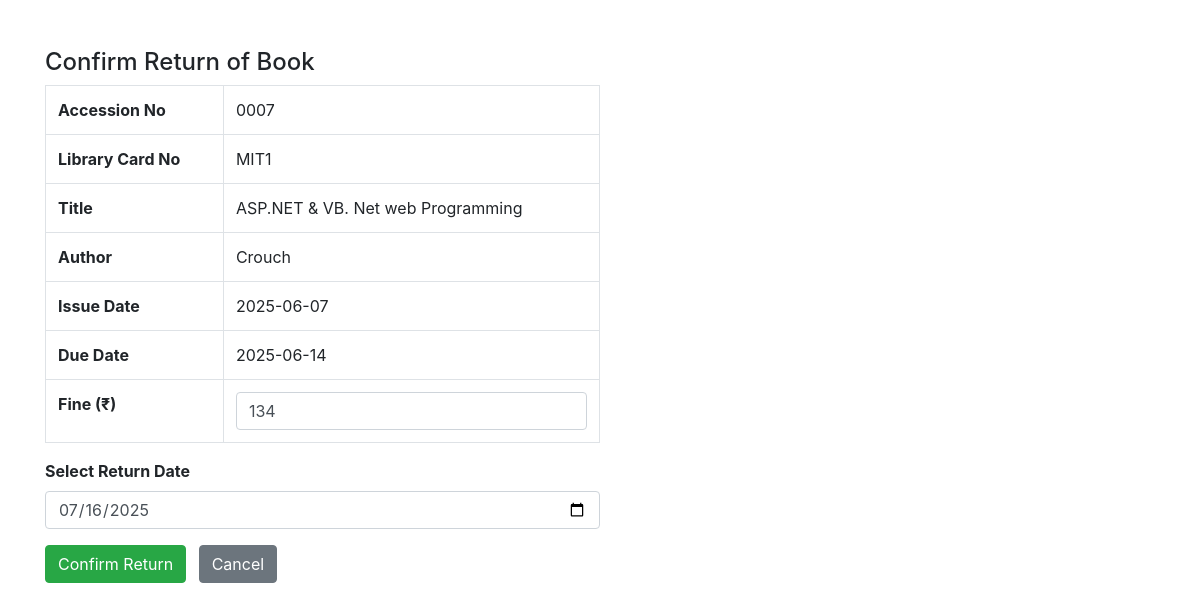
The page /admin/return_single_book.php?accession=0007&card=MIT1 on the database its author committed.
### tables this page shows
CREATE TABLE `issued_books` (
  `s_no` int(11) NOT NULL,
  `accession_number` char(4) DEFAULT NULL,
  `title` varchar(255) NOT NULL,
  `author` varchar(255) NOT NULL,
  `library_card_no` varchar(20) DEFAULT NULL,
  `status` int(11) NOT NULL,
  `issue_date` date NOT NULL,
  `due_date` date DEFAULT NULL,
  `return_date` date DEFAULT NULL,
  `fine` int(11) DEFAULT 0
);

### admin/return_single_book.php (the view, shortened to what this page needs)
<?php
$connection = mysqli_connect("localhost", "root", "", "lms");
$accession = mysqli_real_escape_string($connection, $_GET['accession']);
$card = mysqli_real_escape_string($connection, $_GET['card']);
$query = "SELECT * FROM issued_books WHERE accession_number = '$accession' AND library_card_no = '$card' AND status = 1";
$result = mysqli_query($connection, $query);
$book = mysqli_fetch_assoc($result);
$due = new DateTime($book['due_date']);
$today = new DateTime();
$fine = 0;
if ($today > $due) {
    $overdue_days = $due->diff($today)->days - 1;
    if ($overdue_days > 0) {
        $fine = ($overdue_days <= 7) ? (2 * $overdue_days) : (2 * 7 + 5 * ($overdue_days - 7));
    }
}
?>
<!DOCTYPE html>
<html>
<head>
    <link rel="stylesheet" href="../bootstrap-4.4.1/css/bootstrap.min.css">
</head>
<body>
<div class="container mt-5">
    <h4>Confirm Return of Book</h4>
    <form method="post">
        <table class="table table-bordered w-50">
            <tr><th>Accession No</th><td><?php echo $book['accession_number']; ?></td></tr>
            <tr><th>Library Card No</th><td><?php echo $book['library_card_no']; ?></td></tr>
            <tr><th>Title</th><td><?php echo $book['title']; ?></td></tr>
            <tr><th>Author</th><td><?php echo $book['author']; ?></td></tr>
            <tr><th>Issue Date</th><td><?php echo $book['issue_date']; ?></td></tr>
            <tr><th>Due Date</th><td><?php echo $book['due_date']; ?></td></tr>
            <tr>
                <th>Fine (₹)</th>
                <td><input type="number" name="fine" class="form-control" value="<?php echo $fine; ?>" required></td>
            </tr>
        </table>
        <div class="form-group w-50">
            <label for="return_date"><strong>Select Return Date</strong></label>
            <input type="date" id="return_date" name="return_date" class="form-control" value="<?php echo date('Y-m-d'); ?>" required>
        </div>
        <button type="submit" class="btn btn-success">Confirm Return</button>
        <a href="view_user.php?card=<?php echo $card; ?>" class="btn btn-secondary ml-2">Cancel</a>
    </form>
</div>
</body>
</html>

### rows shown on the page
issued_books: accession_number "0007", library_card_no "MIT1", title "ASP.NET & VB. Net web Programming", author "Crouch", issue_date "2025-06-07", due_date "2025-06-14", fine "134"
